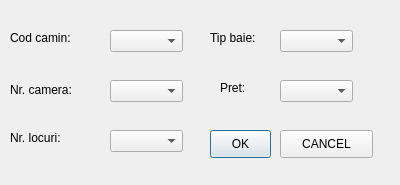
<?xml version="1.0" encoding="UTF-8"?>
<ui version="4.0">
 <class>camereInsert</class>
 <widget class="QDialog" name="camereInsert">
  <property name="geometry">
   <rect>
    <x>0</x>
    <y>0</y>
    <width>400</width>
    <height>185</height>
   </rect>
  </property>
  <property name="minimumSize">
   <size>
    <width>400</width>
    <height>185</height>
   </size>
  </property>
  <property name="maximumSize">
   <size>
    <width>400</width>
    <height>185</height>
   </size>
  </property>
  <property name="windowTitle">
   <string>Insert Camere</string>
  </property>
  <widget class="QComboBox" name="pretBox">
   <property name="geometry">
    <rect>
     <x>280</x>
     <y>80</y>
     <width>73</width>
     <height>22</height>
    </rect>
   </property>
   <property name="duplicatesEnabled">
    <bool>false</bool>
   </property>
  </widget>
  <widget class="QComboBox" name="codCaminBox">
   <property name="geometry">
    <rect>
     <x>110</x>
     <y>30</y>
     <width>73</width>
     <height>22</height>
    </rect>
   </property>
   <property name="duplicatesEnabled">
    <bool>false</bool>
   </property>
  </widget>
  <widget class="QComboBox" name="tipBaieBox">
   <property name="geometry">
    <rect>
     <x>280</x>
     <y>30</y>
     <width>73</width>
     <height>22</height>
    </rect>
   </property>
   <property name="duplicatesEnabled">
    <bool>false</bool>
   </property>
  </widget>
  <widget class="QComboBox" name="nrCameraBox">
   <property name="geometry">
    <rect>
     <x>110</x>
     <y>80</y>
     <width>73</width>
     <height>22</height>
    </rect>
   </property>
   <property name="duplicatesEnabled">
    <bool>false</bool>
   </property>
  </widget>
  <widget class="QComboBox" name="nrLocuriBox">
   <property name="geometry">
    <rect>
     <x>110</x>
     <y>130</y>
     <width>73</width>
     <height>22</height>
    </rect>
   </property>
   <property name="duplicatesEnabled">
    <bool>false</bool>
   </property>
  </widget>
  <widget class="QPushButton" name="okInsert">
   <property name="geometry">
    <rect>
     <x>210</x>
     <y>130</y>
     <width>61</width>
     <height>28</height>
    </rect>
   </property>
   <property name="text">
    <string>OK</string>
   </property>
  </widget>
  <widget class="QPushButton" name="cancelInsert">
   <property name="geometry">
    <rect>
     <x>280</x>
     <y>130</y>
     <width>93</width>
     <height>28</height>
    </rect>
   </property>
   <property name="text">
    <string>CANCEL</string>
   </property>
  </widget>
  <widget class="QLabel" name="label">
   <property name="geometry">
    <rect>
     <x>10</x>
     <y>30</y>
     <width>81</width>
     <height>16</height>
    </rect>
   </property>
   <property name="text">
    <string>Cod camin:</string>
   </property>
  </widget>
  <widget class="QLabel" name="label_2">
   <property name="geometry">
    <rect>
     <x>10</x>
     <y>80</y>
     <width>91</width>
     <height>20</height>
    </rect>
   </property>
   <property name="text">
    <string>Nr. camera:</string>
   </property>
  </widget>
  <widget class="QLabel" name="label_3">
   <property name="geometry">
    <rect>
     <x>10</x>
     <y>130</y>
     <width>81</width>
     <height>16</height>
    </rect>
   </property>
   <property name="text">
    <string>Nr. locuri:</string>
   </property>
  </widget>
  <widget class="QLabel" name="label_4">
   <property name="geometry">
    <rect>
     <x>220</x>
     <y>80</y>
     <width>55</width>
     <height>16</height>
    </rect>
   </property>
   <property name="text">
    <string>Pret:</string>
   </property>
  </widget>
  <widget class="QLabel" name="label_5">
   <property name="geometry">
    <rect>
     <x>210</x>
     <y>30</y>
     <width>55</width>
     <height>16</height>
    </rect>
   </property>
   <property name="text">
    <string>Tip baie:</string>
   </property>
  </widget>
 </widget>
 <resources/>
 <connections/>
</ui>
